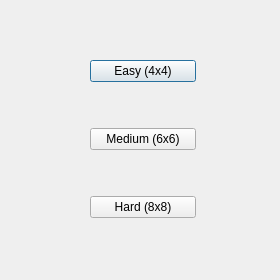
<?xml version="1.0" encoding="UTF-8"?>
<ui version="4.0">
 <class>DifficultyMenu</class>
 <widget class="QDialog" name="DifficultyMenu">
  <property name="geometry">
   <rect>
    <x>0</x>
    <y>0</y>
    <width>280</width>
    <height>280</height>
   </rect>
  </property>
  <property name="minimumSize">
   <size>
    <width>280</width>
    <height>280</height>
   </size>
  </property>
  <property name="maximumSize">
   <size>
    <width>280</width>
    <height>280</height>
   </size>
  </property>
  <property name="cursor">
   <cursorShape>ArrowCursor</cursorShape>
  </property>
  <property name="windowTitle">
   <string>Select Difficulty</string>
  </property>
  <widget class="QWidget" name="layoutWidget">
   <property name="geometry">
    <rect>
     <x>90</x>
     <y>20</y>
     <width>106</width>
     <height>241</height>
    </rect>
   </property>
   <layout class="QVBoxLayout" name="verticalLayout">
    <item>
     <widget class="QPushButton" name="easy_button">
      <property name="text">
       <string>Easy (4x4)</string>
      </property>
     </widget>
    </item>
    <item>
     <widget class="QPushButton" name="medium_button">
      <property name="text">
       <string>Medium (6x6)</string>
      </property>
     </widget>
    </item>
    <item>
     <widget class="QPushButton" name="hard_button">
      <property name="text">
       <string>Hard (8x8)</string>
      </property>
     </widget>
    </item>
   </layout>
  </widget>
 </widget>
 <resources/>
 <connections/>
</ui>
